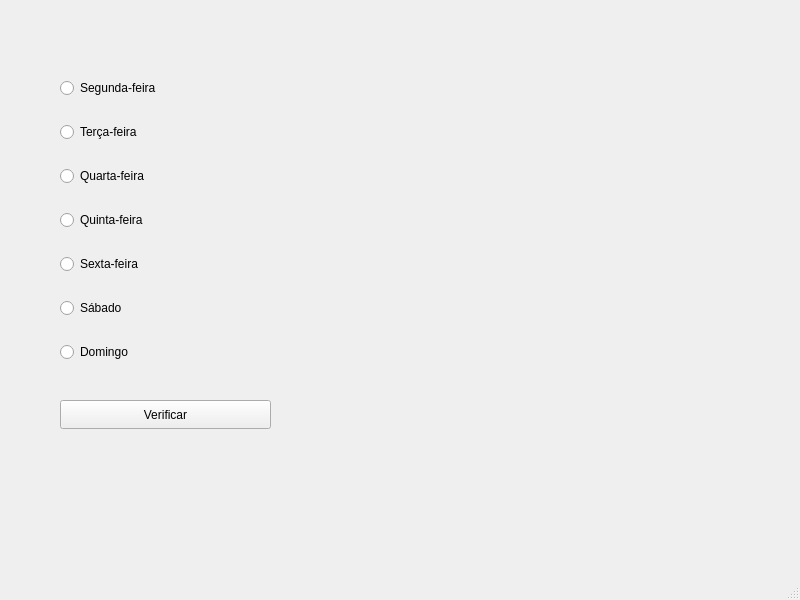
<?xml version="1.0" encoding="UTF-8"?>
<ui version="4.0">
 <class>MainWindow</class>
 <widget class="QMainWindow" name="MainWindow">
  <property name="geometry">
   <rect>
    <x>0</x>
    <y>0</y>
    <width>800</width>
    <height>600</height>
   </rect>
  </property>
  <property name="windowTitle">
   <string>MainWindow</string>
  </property>
  <widget class="QWidget" name="centralwidget">
   <widget class="QWidget" name="verticalLayoutWidget">
    <property name="geometry">
     <rect>
      <x>60</x>
      <y>60</y>
      <width>211</width>
      <height>321</height>
     </rect>
    </property>
    <layout class="QVBoxLayout" name="verticalLayout">
     <item>
      <widget class="QRadioButton" name="rbSegunda">
       <property name="text">
        <string>Segunda-feira</string>
       </property>
      </widget>
     </item>
     <item>
      <widget class="QRadioButton" name="rbTerca">
       <property name="text">
        <string>Terça-feira</string>
       </property>
      </widget>
     </item>
     <item>
      <widget class="QRadioButton" name="rbQuarta">
       <property name="text">
        <string>Quarta-feira</string>
       </property>
      </widget>
     </item>
     <item>
      <widget class="QRadioButton" name="rbQuinta">
       <property name="text">
        <string>Quinta-feira</string>
       </property>
      </widget>
     </item>
     <item>
      <widget class="QRadioButton" name="rbSexta">
       <property name="text">
        <string>Sexta-feira</string>
       </property>
      </widget>
     </item>
     <item>
      <widget class="QRadioButton" name="rbSabado">
       <property name="text">
        <string>Sábado</string>
       </property>
      </widget>
     </item>
     <item>
      <widget class="QRadioButton" name="rbDomingp">
       <property name="text">
        <string>Domingo</string>
       </property>
      </widget>
     </item>
    </layout>
   </widget>
   <widget class="QPushButton" name="btnVerificaDiaSemana">
    <property name="geometry">
     <rect>
      <x>60</x>
      <y>400</y>
      <width>211</width>
      <height>29</height>
     </rect>
    </property>
    <property name="text">
     <string>Verificar</string>
    </property>
   </widget>
  </widget>
  <widget class="QMenuBar" name="menubar">
   <property name="geometry">
    <rect>
     <x>0</x>
     <y>0</y>
     <width>800</width>
     <height>26</height>
    </rect>
   </property>
  </widget>
  <widget class="QStatusBar" name="statusbar"/>
 </widget>
 <resources/>
 <connections/>
</ui>
